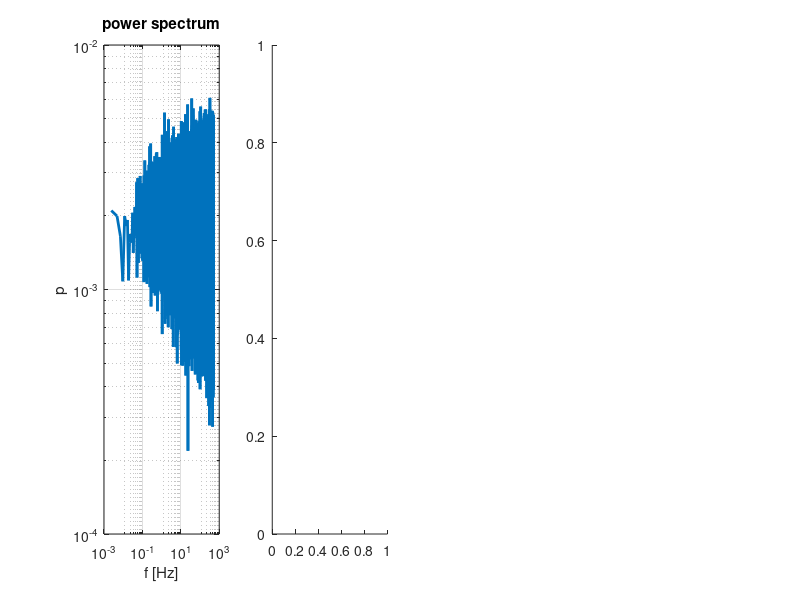

Source code (MATLAB): (Note: this script raises an error after producing the figure.)
function DFAexamples(n,duration,numOfTrials,fs)
% Some examples illustrating DFA vis-a-vis DFA + model selection...
%
% Ton & Daffertshofer, Model selection for identifying power-law scaling
% Neuroimage 136:215-26, 2016, doi:10.1016/j.neuroimage.2016.01.008
%
% See also FluctuationAnalysis, psdfgn
%
%                                               (c) marlow 2016/7
%                                     latest update March 5, 2017
%
% This file is released under the terms of the GNU General Public License,
% version 3. See http://www.gnu.org/licenses/gpl.html

if nargin<4 || isempty(fs), fs=1000; end                 % def. fs = 1 kHz
if nargin<3 || isempty(numOfTrials), numOfTrials=10; end % def. # trials = 10
if nargin<2 || isempty(duration), duration=7*60; end     % def. dur. = 7 min
if nargin<1 || isempty(n), n=1:4; end                    % run all examples

numOfSamples=duration*fs;

for i=n
        
    rng('shuffle'); % randomizing the random generator

    %% first generate a random signal and plot its power spectrum
    switch i

        case 1 % Gaussian white noise over the entire range
            
            Q=0.25;
            s=sprintf('Gaussian white noise (strength %g) from %g until %gs',Q,0,duration);
            y=sqrt(Q/fs)*randn(numOfTrials,numOfSamples)';

        case 2 % fractional Gaussian noise over the entire range

            H=0.9;
            
            s=sprintf('single fGn process with H=%g from %g until %gs',H,0,duration);
            y=psdfgn(numOfSamples,numOfTrials,H,0,fs);
            % as an alternative for psdfgn(...) you may use:
            % y=fftfgn(1,H,numOfTrials,numOfSamples,numOfSamples,1)';

        case 3 % two-partite correlations (short and long range)
               %
               % related reading;
               %
               % Collins & De Luca
               % Random walking during quiet standing
               % Phys. Rev. Lett. 73(5):764, 1994
               %
               % Newell, K et al. 
               % Stochastic processes in postural center-of-pressure profiles
               % Exp. Brain. Res. 113:158, 1997

            H=[0.7,0.05];
            bp=[0,1]; 
            
            bp=min(bp,duration); % breakpoints should be smaller than 1/2 of the total duration
            
            s=sprintf('two fGn processes with H=%g from %g to %gs followed by H=%g until %gs',H(1),bp(1),bp(2),H(2),duration);
            y=psdfgn(numOfSamples,numOfTrials,H,bp,fs);
            
        case 4 % fractional Gaussian noise over the entire range with confounding, additive oscillations
               %
               % related reading:
               %
               % Hu, Ivanov, Chen, Carpena, & Stanley
               % Effect of trends on detrended fluctuation analysis
               % Phys. Rev. E 64, 011114, 2001
               %
               % Chen, Ivanov, Hu, & Stanley
               % Effect of nonstationarities on detrended fluctuation analysis
               % Phys. Rev. E 65, 041107, 2002
               %
               % Chen, Hu, Carpena, Bernaola-Galvan, Stanley, & Ivanov
               % Effect of nonlinear filters on detrended fluctuation analysis
               % Phys. Rev. E 71, 011104, 2005

            H=0.7;
            f0=3; % estimate of the CoG natural frequency
            
            s=sprintf('single fGn process with H=%g from %g until %gs + %g Hz oscillations',H,0,duration,f0);
            y=psdfgn(numOfSamples,numOfTrials,H,0,fs);
            t=repmat((0:numOfSamples-1)'/fs,1,numOfTrials);
            y=y+5*sin(2*pi*f0*t+2*pi*repmat(rand(1,numOfTrials),numOfSamples,1)); % the phases of the additive oscillations are randomized over trials

    end
    
    fprintf('\nExample %d: %s\n',i,s);
    
    figure(i);
    set(gcf,'Name',s,'Position',[50*i,300-50*i,1024,256]);
    
    %% plot 'plain' power spectrum
    subplot(1,4,1);
    pspectrum(y,fs); % this is just for plotting the power spectrum
    title('power spectrum')

    %% convert fGn into fBm (or Gaussian noise into Brownian motion if H=0.5
    y=cumsum(y);

    %% define the total range of analysis
    maxNumOfSegments=400; % use values >= 1000 if you have sufficiently
                          % many data and a fast computer
    maxNumOfSegmentsPerRange=200;   % use values >= 500 if ... ;-)
    fullrange=[10/1000,duration/4]; % 10 ms until 1/4 of the recording time
    interval2evaluate=[fullrange,maxNumOfSegments];
    
    %% conventional DFA over the entire range - this suits examples 1 & 2
    subplot(1,4,2);
    % define the fitting range
    interval2fit=interval2evaluate;
    % run the analysis (including text & graphics report)
    fluctuationAnalysis(y,interval2evaluate,interval2fit,'DFA','verbose','graphics','fs',fs);
    title('DFA over full range'); set(gca,'xlim',fullrange); drawnow;

    %% conventional DFA over two distinct ranges - this suits examples 3 & 4
    subplot(1,4,3);
    % define the fitting ranges
    range1=[20/1000,800/1000];     % 20 ms until 800 ms
    range2=[1200/1000,duration/4]; % 1200 ms until 1/4 of the recording time
    interval2fit={ [range1,maxNumOfSegmentsPerRange], [range2,maxNumOfSegmentsPerRange] };
    % run the analysis (including text & graphics report)
    fluctuationAnalysis(y,interval2evaluate,interval2fit,'DFA','verbose','graphics','fs',fs);
    title('DFA over two ranges'); set(gca,'xlim',fullrange); drawnow;

    %% DFA including (Bayesian) non-parametric model selection - this suits all examples
    subplot(1,4,4);
    % define the fitting range
    interval2fit=interval2evaluate;
    % run the analysis (including text & graphics report)
    fluctuationAnalysis(y,interval2evaluate,interval2fit,'DFA+','verbose','graphics','fs',fs);
    title('DFA+ over full range'); set(gca,'xlim',fullrange); drawnow;

end

%% helper function for plotting the fft-based power spectrum
function [p,f]=pspectrum(y,fs)
% estimate the 'plain' power specturm using fft
N=size(y,1);
p=abs(fft(y/N)).^2;
nfft=size(y,1);
if rem(nfft,2) % nfft odd
    select = (1:(nfft+1)/2)';
else
    select = (1:nfft/2+1)'; % include DC AND Nyquist
end
% select the first half...
p=p(select,:);
f=(select-1)/(numel(select)-1)*(fs/2);

for k=1:size(p,2) % normalize every power spectrum
    p(:,k)=p(:,k)/trapz(f,p(:,k));
end
% compute the mean over trials
p=mean(p,2,'omitnan');

if nargout==0
    
    loglog(f,mean(p,2),'linewidth',2);

    xmin=floor(log10(min(f(f>0))));
    xmax=ceil(log10(max(f)));
    set(gca,'xlim',10.^[xmin,xmax],'xtick',10.^(xmin:1+((xmax-xmin)>5):xmax));

    grid on;
    if fs~=1, xlabel('f [Hz]'); else, xlabel('1/n'); end
    ylabel('p');

end

